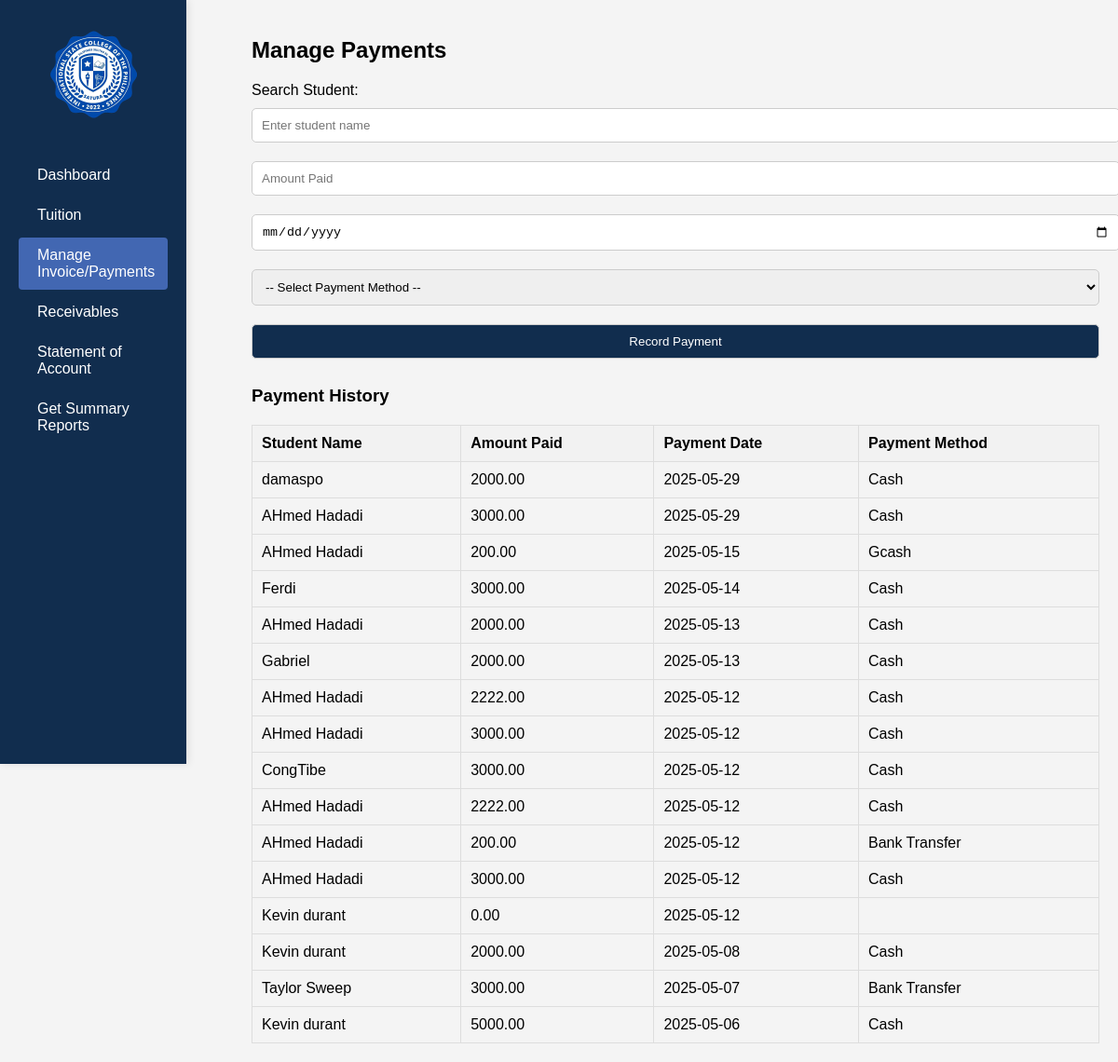
Screenshot of /Cashier/Payments.php with the database file from the repository.
### tables this page shows
CREATE TABLE `payments` (
  `id` int(11) NOT NULL,
  `student_id` int(11) NOT NULL,
  `amount_paid` decimal(10,2) NOT NULL,
  `payment_date` date NOT NULL,
  `payment_method` varchar(50) DEFAULT NULL,
  `status` varchar(50) DEFAULT 'Paid'
);

CREATE TABLE `tbladmission_addstudent` (
  `Admission_ID` int(11) NOT NULL,
  `full_name` varchar(255) NOT NULL,
  `birthdate` date NOT NULL,
  `gender` varchar(20) NOT NULL,
  `nationality` varchar(50) NOT NULL,
  `religion` varchar(50) NOT NULL,
  `address` text NOT NULL,
  `province` varchar(100) NOT NULL,
  `zip` varchar(10) NOT NULL,
  `city` varchar(100) NOT NULL,
  `email` varchar(255) NOT NULL,
  `phone` varchar(20) NOT NULL,
  `photo` varchar(255) DEFAULT NULL,
  `fathers_name` varchar(255) NOT NULL,
  `fathers_occupation` varchar(255) NOT NULL,
  `father_contact` varchar(20) NOT NULL,
  `mothers_name` varchar(255) NOT NULL,
  `mothers_occupation` varchar(255) NOT NULL,
  `mother_contact` varchar(20) NOT NULL,
  `guardian_name` varchar(255) NOT NULL,
  `guardian_relationship` varchar(100) NOT NULL,
  `guardian_contact` varchar(20) NOT NULL,
  `applying_grade` varchar(20) NOT NULL,
  `prevschool` varchar(255) NOT NULL,
  `last_grade` varchar(20) NOT NULL,
  `course` varchar(100) NOT NULL,
  `student_type` varchar(50) NOT NULL,
  `confirm` tinyint(1) NOT NULL,
  `signature` varchar(255) DEFAULT NULL,
  `sigdate` date DEFAULT NULL,
  `signature_path` varchar(255) NOT NULL,
  `document_path` varchar(255) NOT NULL,
  `document_name` varchar(255) NOT NULL,
  `status` varchar(255) DEFAULT 'Pending'
);

### Cashier/Payments.php (the view, shortened to what this page needs)
<!DOCTYPE html>
<html lang="en">
<head>
</head>
<body>
<div class="sidebar">
  <div style="padding: 20px; text-align: center;">
    <img src="logo.jpg" alt="Logo" style="width: 100px; height: auto; border-radius: 50%;">
  </div>
  <div style="padding: 10px;">
    <div class="nav-item"><i class="fa fa-tachometer"></i> <span>Dashboard</span></div>
    <a href="tuition.php" class="nav-item"><i class="fas fa-peso-sign"></i> <span>Tuition</span></a>
    <a href="Payments.php" class="nav-item active"><i class="fas fa-file-invoice-dollar"></i> <span>Manage Invoice/Payments</span></a>
    <a href="recievable.php" class="nav-item"><i class="fas fa-file-invoice"></i> <span>Receivables</span></a>
    <a href="soa.php" class="nav-item"><i class="fas fa-file-alt"></i> <span>Statement of Account</span></a>
    <a href="summary.php" class="nav-item"><i class="fas fa-list"></i> <span>Get Summary Reports</span></a>
  </div>
</div>
<div class="main-content">
    <h2>Manage Payments</h2>
    <?php
    $conn = new mysqli("localhost", "root", "", "iscpdb");
    ?>
    <form method="POST" action="">
        <label for="search_student">Search Student:</label>
        <input type="text" id="search_student" oninput="searchStudent()" placeholder="Enter student name" required>
        <input type="number" step="0.01" name="amount_paid" placeholder="Amount Paid" required>
        <input type="date" name="payment_date" required>
        <select name="payment_method" required>
            <option value="">-- Select Payment Method --</option>
        </select>
        <input type="submit" value="Record Payment">
    </form>
    <h3>Payment History</h3>
    <table>
        <tr>
            <th>Student Name</th>
            <th>Amount Paid</th>
            <th>Payment Date</th>
            <th>Payment Method</th>
        </tr>
        <?php
        $result = mysqli_query($conn, "SELECT payments.*, tbladmission_addstudent.full_name
                                       FROM payments
                                       JOIN tbladmission_addstudent ON payments.student_id = tbladmission_addstudent.Admission_ID
                                       ORDER BY payments.payment_date DESC");
        while ($row = mysqli_fetch_assoc($result)) {
            echo "<tr>
                <td>{$row['full_name']}</td>
                <td>{$row['amount_paid']}</td>
                <td>{$row['payment_date']}</td>
                <td>{$row['payment_method']}</td>
            </tr>";
        }
        ?>
    </table>
</div>
</body>
</html>

### Cashier/Payments.php (style rules this page uses)
body { font-family: Arial, sans-serif; margin: 0; padding: 0; background-color: #f4f4f4; display: flex; }
.sidebar { width: 200px; background: #112D4E; color: white; display: flex; flex-direction: column; padding: 10px 0; min-height: 100vh; box-shadow: 2px 0 8px rgba(0,0,0,0.1); position: fixed; left: 0; top: 0; }
.nav-item { margin: 5px 10px; padding: 10px; display: flex; align-items: center; gap: 10px; border-radius: 4px; transition: background 0.3s; color: white; text-decoration: none; }
.active { background: #4267b2; }
.main-content { margin-left: 250px; padding: 20px; width: 100%; box-sizing: border-box; }
h2 { margin-bottom: 20px; }
form input, form select { width: 100%; padding: 10px; margin: 10px 0; border-radius: 5px; border: 1px solid #ccc; }
form input[type="submit"] { background-color: #112D4E; color: white; cursor: pointer; }
table { width: 100%; border-collapse: collapse; margin-top: 20px; }
table th, table td { padding: 10px; text-align: left; border: 1px solid #ddd; }
table th { background-color: #f2f2f2; }

### rows the page displays
payments: tbladmission_addstudent.full_name "damaspo", amount_paid "2000.00", payment_date "2025-05-29", payment_method "Cash"
payments: tbladmission_addstudent.full_name "AHmed Hadadi", amount_paid "3000.00", payment_date "2025-05-29", payment_method "Cash"
payments: tbladmission_addstudent.full_name "AHmed Hadadi", amount_paid "200.00", payment_date "2025-05-15", payment_method "Gcash"
payments: tbladmission_addstudent.full_name "Ferdi", amount_paid "3000.00", payment_date "2025-05-14", payment_method "Cash"
payments: tbladmission_addstudent.full_name "AHmed Hadadi", amount_paid "2000.00", payment_date "2025-05-13", payment_method "Cash"
payments: tbladmission_addstudent.full_name "Gabriel", amount_paid "2000.00", payment_date "2025-05-13", payment_method "Cash"
payments: tbladmission_addstudent.full_name "AHmed Hadadi", amount_paid "2222.00", payment_date "2025-05-12", payment_method "Cash"
payments: tbladmission_addstudent.full_name "AHmed Hadadi", amount_paid "3000.00", payment_date "2025-05-12", payment_method "Cash"
payments: tbladmission_addstudent.full_name "CongTibe", amount_paid "3000.00", payment_date "2025-05-12", payment_method "Cash"
payments: tbladmission_addstudent.full_name "AHmed Hadadi", amount_paid "2222.00", payment_date "2025-05-12", payment_method "Cash"
payments: tbladmission_addstudent.full_name "AHmed Hadadi", amount_paid "200.00", payment_date "2025-05-12", payment_method "Bank Transfer"
payments: tbladmission_addstudent.full_name "AHmed Hadadi", amount_paid "3000.00", payment_date "2025-05-12", payment_method "Cash"
payments: tbladmission_addstudent.full_name "Kevin durant", amount_paid "0.00", payment_date "2025-05-12"
payments: tbladmission_addstudent.full_name "Kevin durant", amount_paid "2000.00", payment_date "2025-05-08", payment_method "Cash"
payments: tbladmission_addstudent.full_name "Taylor Sweep", amount_paid "3000.00", payment_date "2025-05-07", payment_method "Bank Transfer"
payments: tbladmission_addstudent.full_name "Kevin durant", amount_paid "5000.00", payment_date "2025-05-06", payment_method "Cash"
